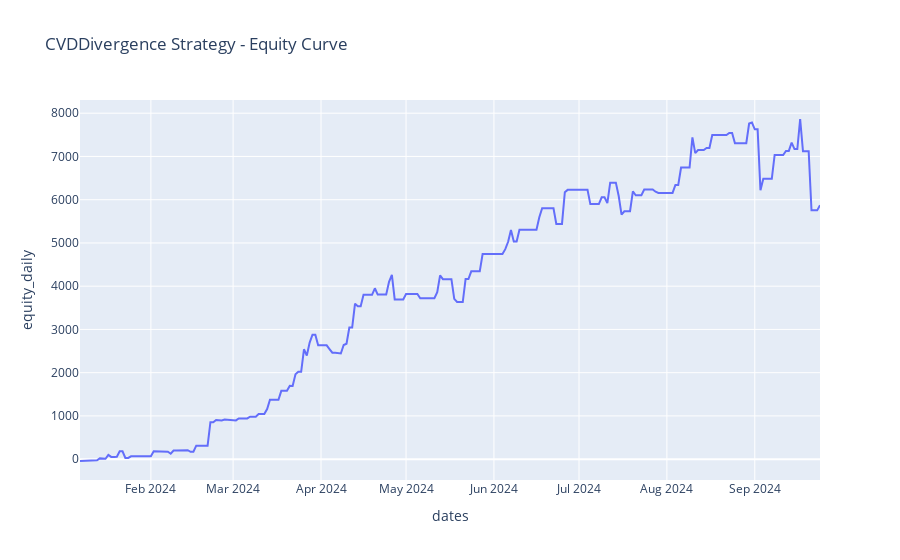

Notebook code for this chart:
### Markdown cell above
## Plotting daily profit / equity line

### Code cell
import pandas as pd
import plotly.express as px

strategy_stats = stats["strategy"][strategy]

df = pd.DataFrame(columns=["dates", "equity"], data=strategy_stats["daily_profit"])
df["equity_daily"] = df["equity"].cumsum()

fig = px.line(df, x="dates", y="equity_daily", title="CVDDivergence Strategy - Equity Curve")
fig.show()

### Figure 1 — Plotly figure (JSON) as saved in the notebook; plotly's stock layout.template omitted (floating-point values rounded to 4 significant figures; data arrays with more than 128 entries replaced by an {"elided": "..."} marker saying what was removed)
{"data": [{"hovertemplate": "dates=%{x}<br>equity_daily=%{y}<extra></extra>", "legendgroup": "", "line": {"color": "#636efa", "dash": "solid"}, "marker": {"symbol": "circle"}, "mode": "lines", "name": "", "orientation": "v", "showlegend": false, "type": "scatter", "x": {"elided": "262 str values"}, "xaxis": "x", "y": {"elided": "262 float values"}, "yaxis": "y"}], "layout": {"legend": {"tracegroupgap": 0}, "title": {"text": "CVDDivergence Strategy - Equity Curve"}, "xaxis": {"anchor": "y", "domain": [0, 1], "title": {"text": "dates"}}, "yaxis": {"anchor": "x", "domain": [0, 1], "title": {"text": "equity_daily"}}}}
